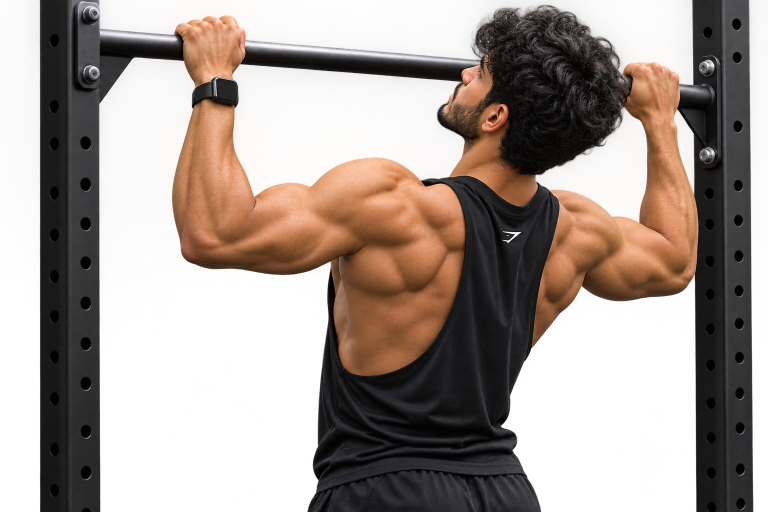
#> input picture assets/images/Muscular Man Performing Pull-Up-2.png, 1536 x 1024 px (shown at 1/2 size); its folder holds 4 pictures in this run
$ python resize_large_images.py
#> lines starting #> are read from the running program, lines starting #| are printed output that depends on the picture
#!/usr/bin/env python3
"""
Resize Large Images Script
Resizes images to their actual display dimensions to reduce file size.
Most images in the app are displayed at max 400-500px width.
"""

import os
import sys
import shutil
from pathlib import Path

def check_pillow():
    """Check if Pillow is installed"""
    try:
        from PIL import Image
        return True
    except ImportError:
        return False

def install_pillow():
    """Try to install Pillow"""
    print("📦 Pillow not found. Attempting to install...")
    try:
        import subprocess
        subprocess.run([sys.executable, '-m', 'pip', 'install', 'Pillow'],
                      check=True, capture_output=True)
        print("✅ Pillow installed successfully!")
        return True
    except Exception:
        print("❌ Failed to install Pillow automatically.")
        print("💡 Please install manually: pip3 install Pillow")
        return False

def get_file_size(filepath):
    """Get file size in KB"""
    return os.path.getsize(filepath) / 1024

def resize_image(input_path, output_path, max_width=800, max_height=800, quality=80):
    """Resize image to max dimensions while maintaining aspect ratio"""
    try:
        from PIL import Image

        img = Image.open(input_path)
        original_size = img.size

        # Calculate new size maintaining aspect ratio
        ratio = min(max_width / original_size[0], max_height / original_size[1])
        if ratio >= 1.0:
            # Image is already smaller, just optimize
            new_size = original_size
        else:
            new_size = (int(original_size[0] * ratio), int(original_size[1] * ratio))

        # Resize image
        if new_size != original_size:
            img = img.resize(new_size, Image.Resampling.LANCZOS)

        # Save with optimization
        if input_path.suffix.lower() == '.webp':
            img.save(output_path, 'WEBP', quality=quality, method=6)
        elif input_path.suffix.lower() in ['.jpg', '.jpeg']:
            if img.mode == 'RGBA':
                rgb_img = Image.new('RGB', img.size, (255, 255, 255))
                rgb_img.paste(img, mask=img.split()[3] if len(img.split()) == 4 else None)
                img = rgb_img
            img.save(output_path, 'JPEG', quality=quality, optimize=True, progressive=True)
        elif input_path.suffix.lower() == '.png':
            img.save(output_path, 'PNG', optimize=True, compress_level=9)
        else:
            return False

        return True
    except Exception as e:
        print(f"   ⚠️  Error: {e}")
        return False

def main():
    print("🖼️  Starting large image resizing...\n")

    # Check Pillow
    if not check_pillow():
        if not install_pillow():
            sys.exit(1)

    from PIL import Image

    # Setup paths
    images_dir = Path("assets/images")

    if not images_dir.exists():
        print(f"❌ Images directory not found: {images_dir}")
        sys.exit(1)

    # Define resize targets for different image types
    resize_targets = {
        # Carousel images - typically shown at 400-500px width
        'carousel': {'max_width': 800, 'max_height': 600, 'quality': 75},
        # Boarding images - full screen but can be optimized
        'boarding': {'max_width': 1200, 'max_height': 1600, 'quality': 80},
        # Workout images - shown as cards, smaller
        'workout': {'max_width': 600, 'max_height': 400, 'quality': 75},
        # Food images - shown in cards
        'food': {'max_width': 600, 'max_height': 600, 'quality': 80},
        # Logos and icons - keep small
        'logo': {'max_width': 512, 'max_height': 512, 'quality': 85},
        # Default
        'default': {'max_width': 800, 'max_height': 800, 'quality': 80},
    }

    # Find large images (>300 KB)
    large_images = []
    for img_file in images_dir.iterdir():
        if img_file.is_file() and img_file.suffix.lower() in ['.webp', '.jpg', '.jpeg', '.png']:
            size_kb = get_file_size(img_file)
            if size_kb > 300:  # Only resize images larger than 300 KB
                large_images.append((img_file, size_kb))
#> pass 2 of the loop in main, `for img_file in images_dir.iterdir():`:
#> pass 3 of the loop in main, `for img_file in images_dir.iterdir():`:
#> the loop made 4 passes; the first 3 are shown

    if not large_images:
        print("✅ No large images found to resize!")
        return

    # Sort by size (largest first)
    large_images.sort(key=lambda x: x[1], reverse=True)

    print(f"🖼️  Found {len(large_images)} large image(s) to resize\n")

    total_original = 0
    total_optimized = 0
    processed = 0

    for img_file, original_size_kb in large_images:
        print(f"📷 Resizing: {img_file.name} ({original_size_kb:.1f} KB)")

        # Determine resize settings based on filename
        if 'carousel' in img_file.name.lower():
            settings = resize_targets['carousel']
        elif 'boarding' in img_file.name.lower():
            settings = resize_targets['boarding']
        elif 'workout' in img_file.name.lower():
            settings = resize_targets['workout']
        elif any(food in img_file.name.lower() for food in ['food', 'breakfast', 'lunch', 'dinner', 'snack', 'diet', 'jpeg']):
            settings = resize_targets['food']
        elif 'logo' in img_file.name.lower() or 'icon' in img_file.name.lower():
            settings = resize_targets['logo']
        else:
            settings = resize_targets['default']

        total_original += original_size_kb

        # Create temporary file
        temp_file = img_file.with_suffix('.tmp' + img_file.suffix)

        if resize_image(img_file, temp_file,
                       max_width=settings['max_width'],
                       max_height=settings['max_height'],
                       quality=settings['quality']):
#> in resize_image, img is the input picture: PIL image 1536x1024 RGBA; mean R, G, B, A 95.4, 81.6, 73.6, 136.8
#> in resize_image, `img = img.resize(new_size, Image.Resampling.LANCZOS)`:
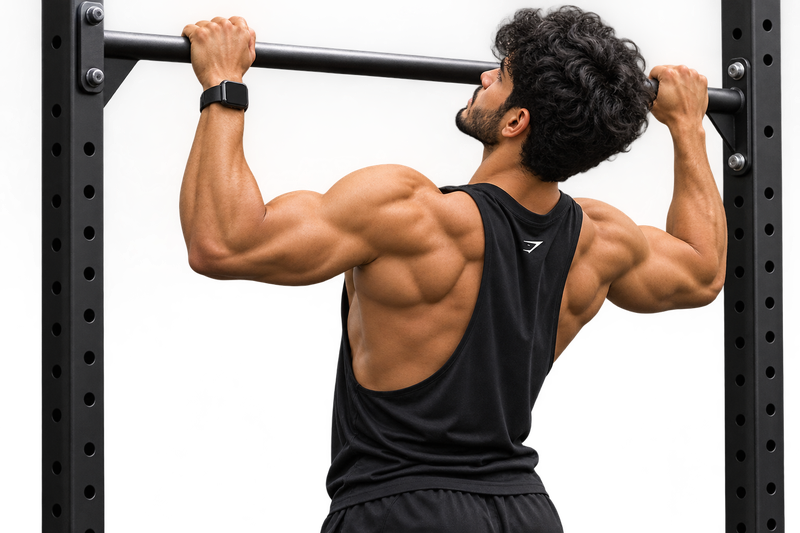
#> img: PIL image 800x533 RGBA; mean R, G, B, A 86.6, 73.6, 66.2, 136.8; transparent parts drawn white
            new_size_kb = get_file_size(temp_file)

            if new_size_kb < original_size_kb:
                shutil.move(str(temp_file), str(img_file))
                total_optimized += new_size_kb
                reduction = ((original_size_kb - new_size_kb) / original_size_kb) * 100
                print(f"   ✅ Resized: {original_size_kb:.1f} KB → {new_size_kb:.1f} KB ({reduction:.1f}% reduction)\n")
                processed += 1
            else:
                temp_file.unlink()
                total_optimized += original_size_kb
                print(f"   ℹ️  No improvement: {original_size_kb:.1f} KB\n")
        else:
            if temp_file.exists():
                temp_file.unlink()
            total_optimized += original_size_kb
            print(f"   ❌ Failed to resize\n")
#> pass 2 of the loop in main, `for img_file, original_size_kb in large_images:`:
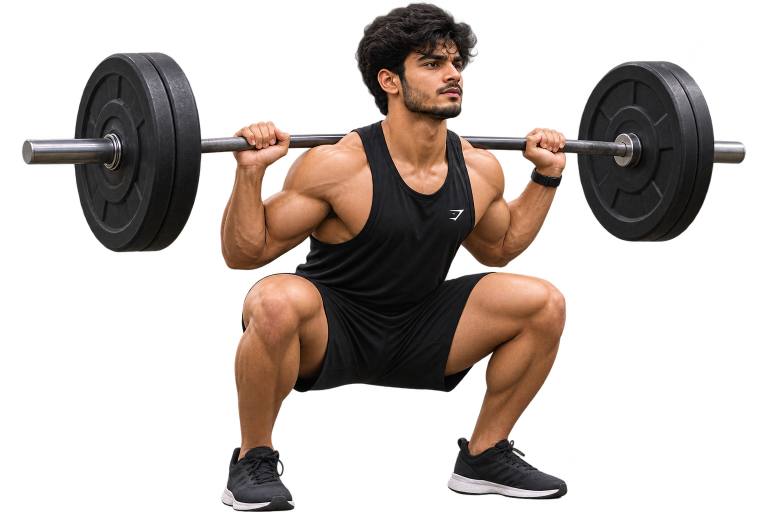
#> input picture assets/images/Muscular Athlete Barbell Squat.png, 1536 x 1024 px (shown at 1/2 size)
#> in resize_image, img is the input picture: PIL image 1536x1024 RGBA; mean R, G, B, A 58.5, 46, 39.8, 93.1
#> in resize_image (call 2), `img = img.resize(new_size, Image.Resampling.LANCZOS)`:
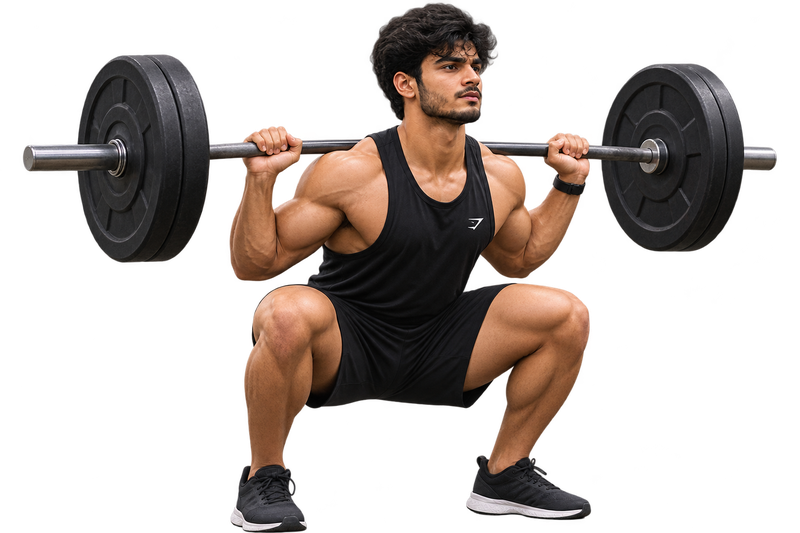
#> img: PIL image 800x533 RGBA; mean R, G, B, A 35.8, 27, 22.7, 93.1; transparent parts drawn white
#> pass 3 of the loop in main, `for img_file, original_size_kb in large_images:`:
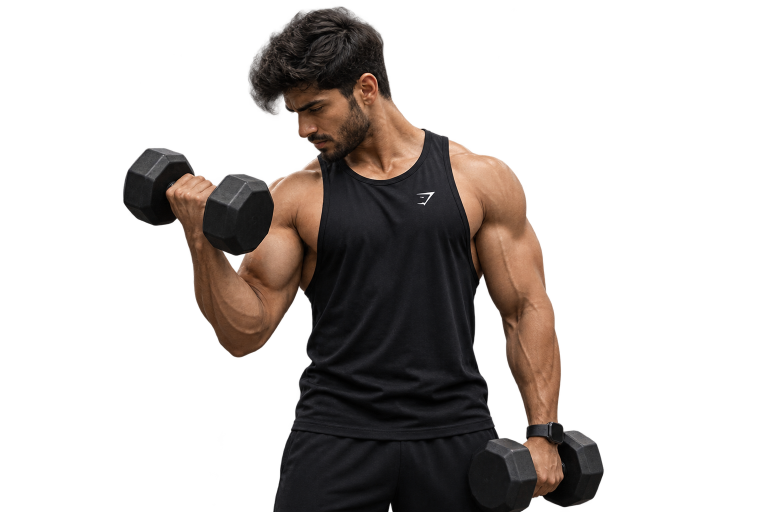
#> input picture assets/images/Focused Athlete Dumbbell Curl.png, 1536 x 1024 px (shown at 1/2 size)
#> in resize_image, img is the input picture: PIL image 1536x1024 RGBA; mean R, G, B, A 34.2, 26.5, 22.6, 80.3
#> in resize_image (call 3), `img = img.resize(new_size, Image.Resampling.LANCZOS)`:
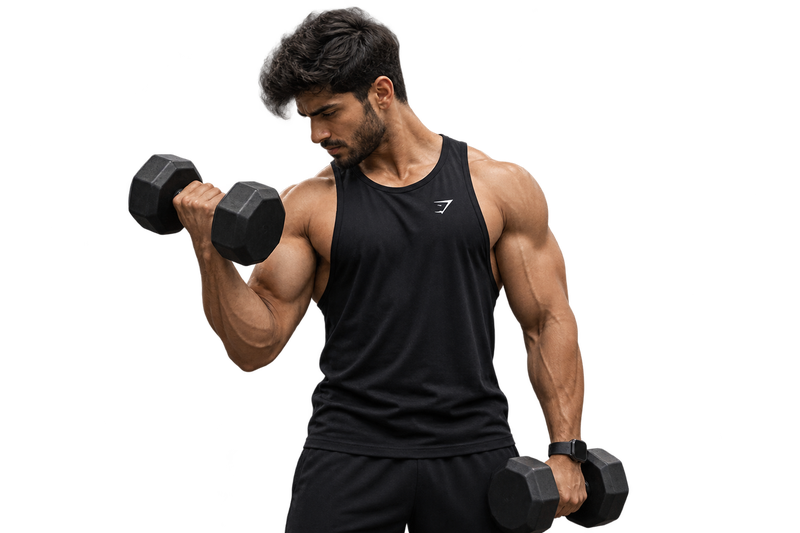
#> img: PIL image 800x533 RGBA; mean R, G, B, A 21.8, 16.9, 14.5, 80.3; transparent parts drawn white
#> the loop made 4 passes; the first 3 are shown

    # Summary
    print("=" * 50)
    print("✨ Resizing complete!")
    print(f"📊 Processed: {processed} images resized")
    print(f"📦 Total size: {total_original:.1f} KB → {total_optimized:.1f} KB")
    if total_original > 0:
        space_saved = total_original - total_optimized
        percent_saved = (space_saved / total_original) * 100
        if space_saved > 0:
            print(f"💾 Space saved: {space_saved:.1f} KB ({percent_saved:.1f}%)")
    print("\n✅ Large images have been resized!")

if __name__ == "__main__":
    main()
